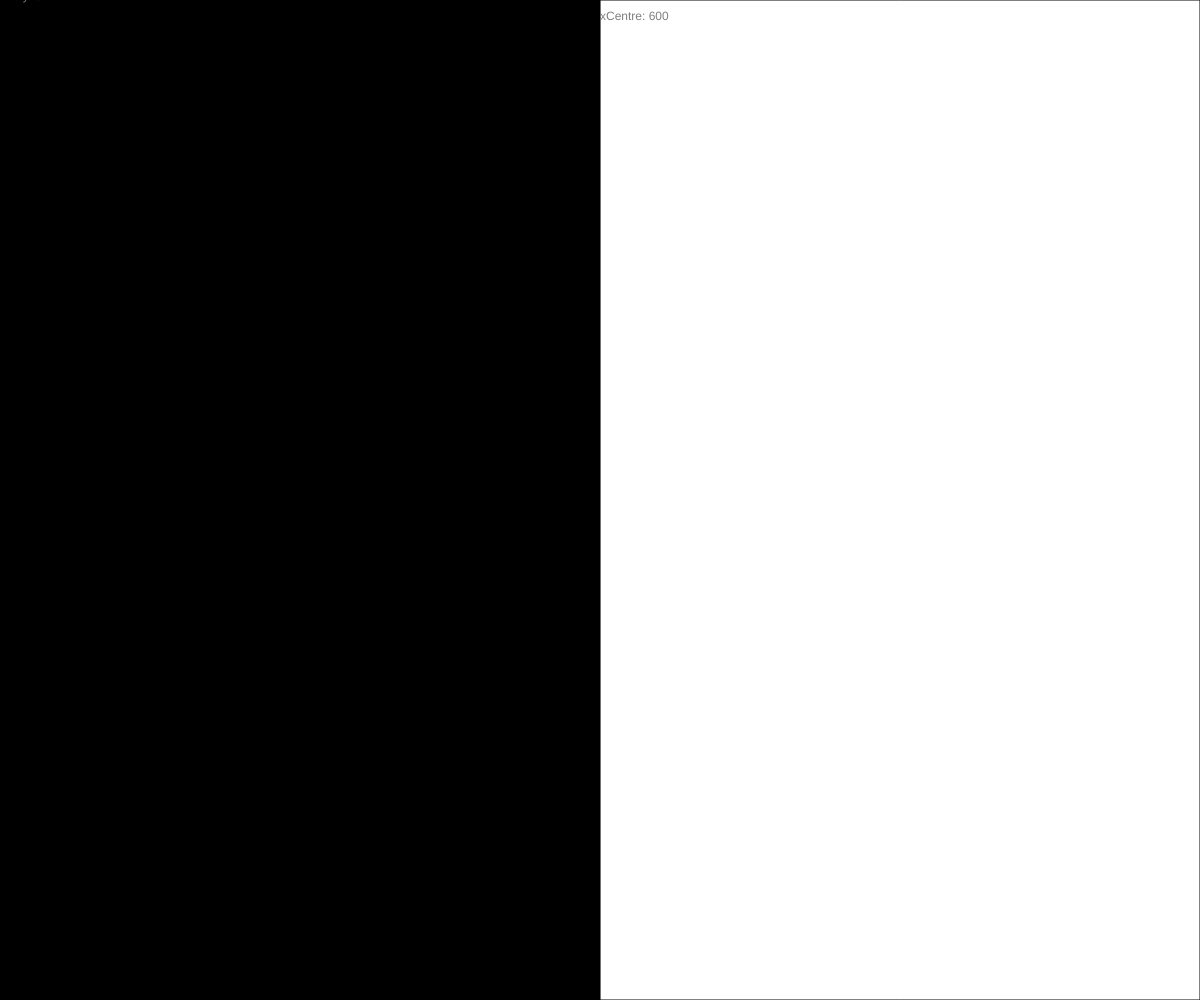
Frame 1 (no input)
Frame 60 (no input): identical to frame 1, image omitted
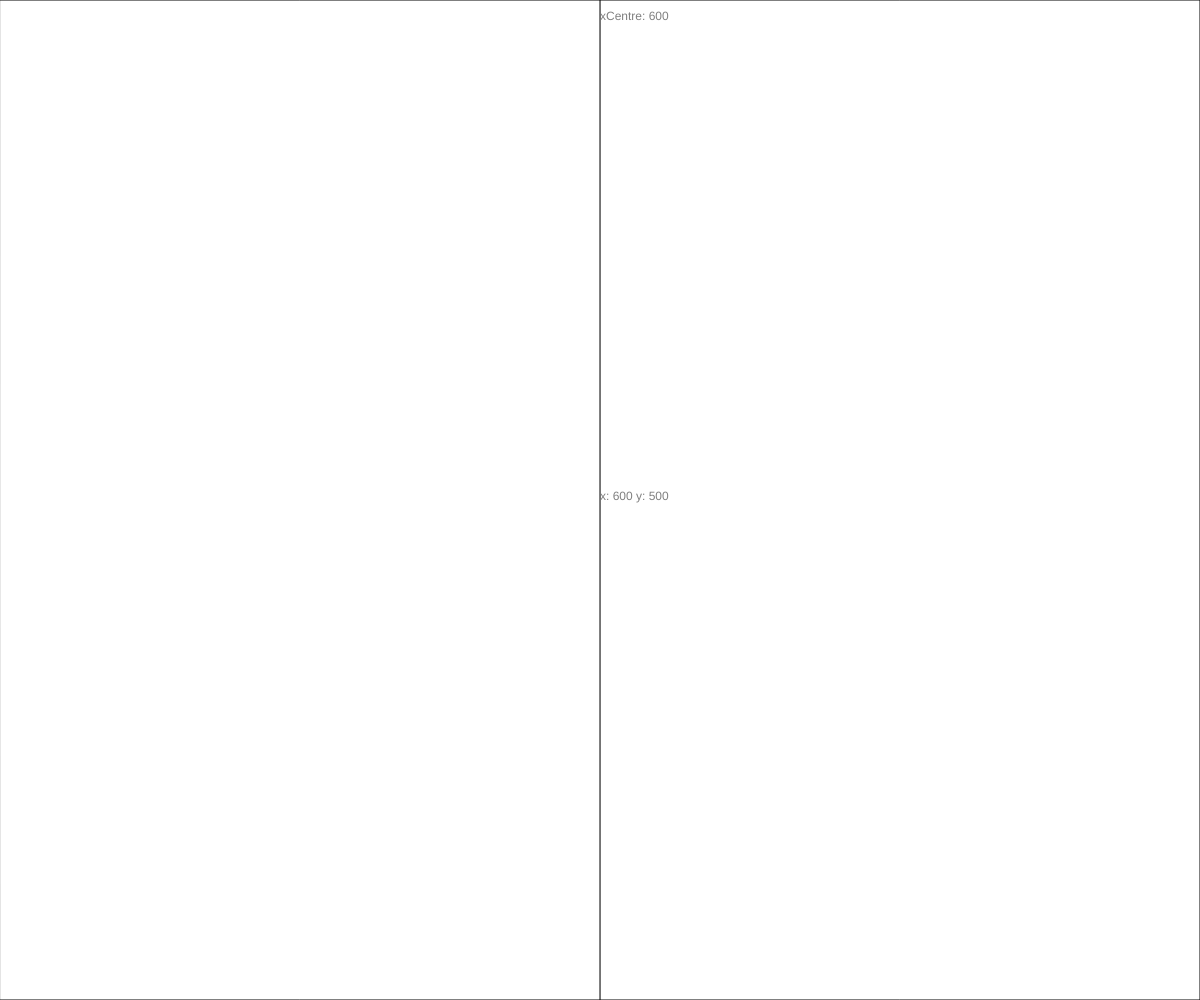
Frame 120 (the mouse pressed at the canvas centre since frame 60)

The p5.js sketch that drew these frames (run headless with seeded random() and noise() and a simulated clock; from frame 60 on, the mouse is pressed at the canvas centre):

// p5.js sketch
// ── sketch.js
/*******************************
SETUP
*******************************/
function setup() {
  createCanvas(windowWidth, windowHeight);


}

/*******************************
DRAW
*******************************/
function draw() {

  background(255);

  var xCentre = width * 0.5;


  // RECTANGLE DE DROITE
  if ( mouseX > xCentre ) {
    fill(0);
    rect( width * 0.5 , 0 , width * 0.5 , height);
  } else {
    fill(255);
    rect( width * 0.5 , 0 , width * 0.5 , height);
  }

   // RECTANGLE DE GAUCHE
  if ( mouseX < xCentre ) {
    fill(0);
    rect( 0 , 0 , width * 0.5 , height);
  } else {
    fill(255);
    rect( 0 , 0 , width * 0.5 , height);
  }

  // TEXTE
  fill(127);
  text( "xCentre: "+xCentre , xCentre , 20);

  // AFFICHER LA POSITION DE LA SOURIS A L'ECRAN :
  text( "x: " + mouseX + " y: " + mouseY , mouseX, mouseY );


}

/*****************************
MOUSE PRESSED
*****************************/
function mousePressed() {

}

/*****************************
WINDOW RESIZED
*****************************/
function windowResized() {

}
